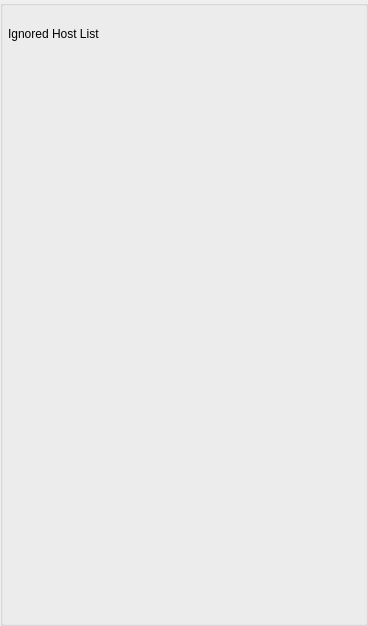
<?xml version="1.0" encoding="UTF-8"?>
<ui version="4.0">
 <class>AppletIgnoredHostsUi</class>
 <widget class="QWidget" name="AppletIgnoredHostsUi">
  <property name="geometry">
   <rect>
    <x>0</x>
    <y>0</y>
    <width>368</width>
    <height>626</height>
   </rect>
  </property>
  <property name="windowTitle">
   <string>Test Host Clent</string>
  </property>
  <layout class="QVBoxLayout" name="verticalLayout">
   <property name="spacing">
    <number>0</number>
   </property>
   <property name="leftMargin">
    <number>0</number>
   </property>
   <property name="topMargin">
    <number>0</number>
   </property>
   <property name="rightMargin">
    <number>0</number>
   </property>
   <property name="bottomMargin">
    <number>0</number>
   </property>
   <item>
    <widget class="QGroupBox" name="ItemsGroupBox">
     <property name="minimumSize">
      <size>
       <width>0</width>
       <height>0</height>
      </size>
     </property>
     <property name="title">
      <string/>
     </property>
     <layout class="QVBoxLayout" name="verticalLayout_2">
      <property name="spacing">
       <number>2</number>
      </property>
      <property name="leftMargin">
       <number>5</number>
      </property>
      <property name="topMargin">
       <number>5</number>
      </property>
      <property name="rightMargin">
       <number>5</number>
      </property>
      <property name="bottomMargin">
       <number>5</number>
      </property>
      <item>
       <widget class="QLabel" name="m_StatusLabel">
        <property name="text">
         <string notr="true"/>
        </property>
       </widget>
      </item>
      <item>
       <widget class="QLabel" name="m_HostOrListViewLabel">
        <property name="text">
         <string>Ignored Host List</string>
        </property>
       </widget>
      </item>
      <item>
       <widget class="GuiHostedListWidget" name="m_GuiHostedListWidget" native="true">
        <property name="sizePolicy">
         <sizepolicy hsizetype="Expanding" vsizetype="Expanding">
          <horstretch>0</horstretch>
          <verstretch>0</verstretch>
         </sizepolicy>
        </property>
       </widget>
      </item>
     </layout>
    </widget>
   </item>
  </layout>
 </widget>
 <customwidgets>
  <customwidget>
   <class>GuiHostedListWidget</class>
   <extends>QWidget</extends>
   <header location="global">GuiHostedListWidget.h</header>
   <container>1</container>
  </customwidget>
 </customwidgets>
 <resources/>
 <connections/>
</ui>
